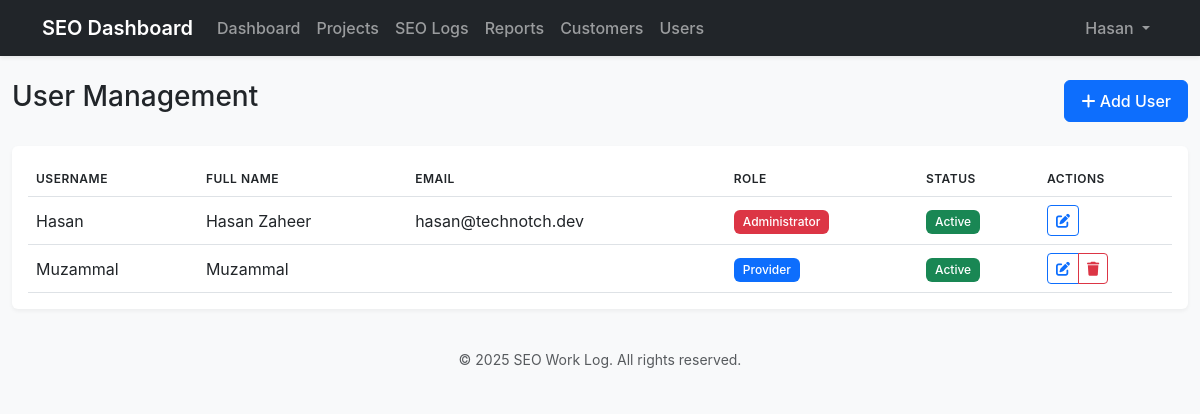
The page /users/ (signed in) on the database as committed earlier.
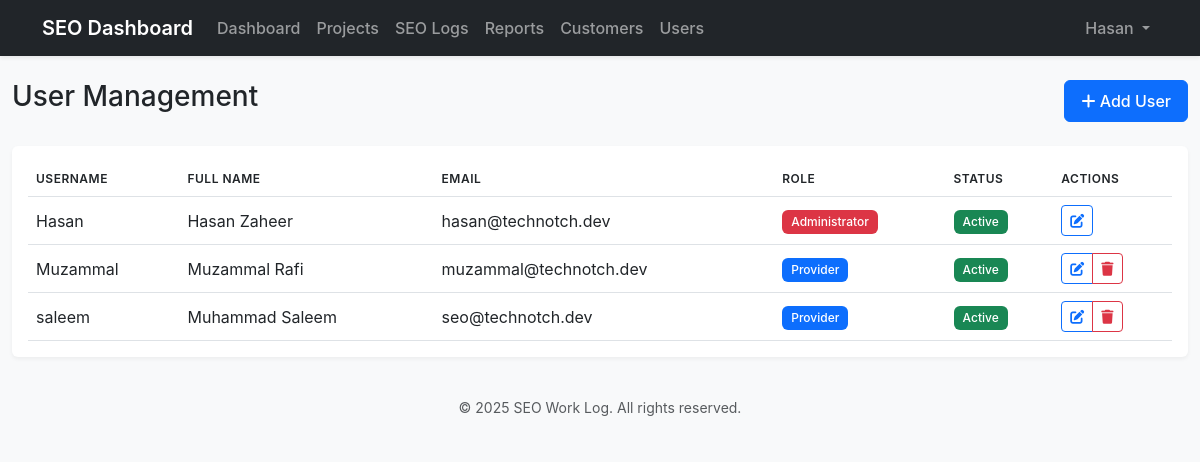
The same page on the database as committed later.
### core/models.py (models this page shows, shortened)
class CustomUser(AbstractUser):
    ROLE_CHOICES = [
        ('admin', 'Administrator'),
        ('provider', 'Provider'),
        ('customer', 'Customer'),
    ]
    role = models.CharField(max_length=10, choices=ROLE_CHOICES, default='customer')
    def get_full_name(self):
        full_name = f"{self.first_name} {self.last_name}".strip()
        return full_name if full_name else self.username

### core/views.py (the view)
# urls.py: path('users/', views.user_list, name='user_list'),
@login_required
@role_required(['admin'])
def user_list(request):
    users = CustomUser.objects.all().order_by('username')
    return render(request, 'core/user_list.html', {
        'title': 'User Management',
        'users': users,
    })

### core/views.py (called while the page is built)
def role_required(roles):
    def decorator(view_func):
        @wraps(view_func)
        def _wrapped_view(request, *args, **kwargs):
            if request.user.role not in roles:
                messages.error(request, "You don't have permission to access this page.")
                return redirect('dashboard')
            return view_func(request, *args, **kwargs)
        return _wrapped_view
    return decorator

### core/templates/core/user_list.html (shortened to what this page needs)
{% extends 'core/base.html' %}
{% load static %}
{% block content %}
<div class="container-fluid py-4">
    <div class="row mb-4">
        <div class="col-12">
            <div class="d-flex justify-content-between align-items-center">
                <h1 class="h3">{{ title }}</h1>
                <a href="{% url 'user_add' %}" class="btn btn-primary">
                    <i class="fas fa-plus"></i> Add User
                </a>
            </div>
        </div>
    </div>
    <div class="row">
        <div class="col-12">
            <div class="card border-0 shadow-sm">
                <div class="card-body">
                    {% if users %}
                    <div class="table-responsive">
                        <table class="table table-hover">
                            <thead>
                                <tr>
                                    <th>Username</th>
                                    <th>Full Name</th>
                                    <th>Email</th>
                                    <th>Role</th>
                                    <th>Status</th>
                                    <th>Actions</th>
                                </tr>
                            </thead>
                            <tbody>
                                {% for user in users %}
                                <tr>
                                    <td>{{ user.username }}</td>
                                    <td>{{ user.get_full_name }}</td>
                                    <td>{{ user.email }}</td>
                                    <td>
                                        {% if user.role == 'admin' %}
                                        <span class="badge bg-danger">Administrator</span>
                                        {% elif user.role == 'provider' %}
                                        <span class="badge bg-primary">Provider</span>
                                        {% else %}
                                        <span class="badge bg-success">Customer</span>
                                        {% endif %}
                                    </td>
                                    <td>
                                        {% if user.is_active %}
                                        <span class="badge bg-success">Active</span>
                                        {% else %}
                                        <span class="badge bg-danger">Inactive</span>
                                        {% endif %}
                                    </td>
                                    <td>
                                        <div class="btn-group">
                                            <a href="{% url 'user_edit' pk=user.pk %}" class="btn btn-sm btn-outline-primary">
                                                <i class="fas fa-edit"></i>
                                            </a>
                                            {% if user != request.user %}
                                            <button type="button" class="btn btn-sm btn-outline-danger"
                                                    data-bs-toggle="modal" data-bs-target="#deleteModal"
                                                    data-user-id="{{ user.pk }}"
                                                    data-username="{{ user.username }}">
                                                <i class="fas fa-trash"></i>
                                            </button>
                                            {% endif %}
                                        </div>
                                    </td>
                                </tr>
                                {% endfor %}
                            </tbody>
                        </table>
                    </div>
                    {% else %}
                    <p class="text-center text-muted my-5">No users found.</p>
                    {% endif %}
                </div>
            </div>
        </div>
    </div>
</div>
{% endblock %}

### core/templates/core/base.html (shortened to what this page needs)
{% load static %}
<!DOCTYPE html>
<html lang="en">
<head>
    <link href="https://cdn.jsdelivr.net/npm/bootstrap@5.3.0/dist/css/bootstrap.min.css" rel="stylesheet">
    <link href="https://cdnjs.cloudflare.com/ajax/libs/font-awesome/6.0.0/css/all.min.css" rel="stylesheet">
    <link href="{% static 'css/style.css' %}" rel="stylesheet">
</head>
<body>
    <nav class="navbar navbar-expand-lg navbar-dark bg-dark">
        <div class="container">
            <a class="navbar-brand" href="{% url 'dashboard' %}">SEO Dashboard</a>
            <div class="collapse navbar-collapse" id="navbarNav">
                {% if user.is_authenticated %}
                    <ul class="navbar-nav me-auto">
                        <li class="nav-item">
                            <a class="nav-link" href="{% url 'dashboard' %}">Dashboard</a>
                        </li>
                        <li class="nav-item">
                            <a class="nav-link" href="{% url 'projects' %}">Projects</a>
                        </li>
                        <li class="nav-item">
                            <a class="nav-link" href="{% url 'seo_logs' %}">SEO Logs</a>
                        </li>
                        <li class="nav-item">
                            <a class="nav-link" href="{% url 'report_list' %}">Reports</a>
                        </li>
                        {% if user.role == 'admin' %}
                        <li class="nav-item">
                            <a class="nav-link" href="{% url 'customers' %}">Customers</a>
                        </li>
                        <li class="nav-item">
                            <a class="nav-link" href="{% url 'user_list' %}">Users</a>
                        </li>
                        {% endif %}
                    </ul>
                    <ul class="navbar-nav ms-auto">
                        <li class="nav-item dropdown">
                            <a class="nav-link dropdown-toggle" href="#" role="button" data-bs-toggle="dropdown">
                                {{ user.username }}
                            </a>
                        </li>
                    </ul>
                {% endif %}
            </div>
        </div>
    </nav>
    <main>
        {% block content %}{% endblock %}
    </main>
    <footer class="footer mt-auto py-3 bg-light">
        <div class="container text-center">
            <span class="text-muted">© {% now "Y" %} SEO Work Log. All rights reserved.</span>
        </div>
    </footer>
</body>
</html>

Rows that differ between the two databases and show on the page:
changed CustomUser "Muzammal": get_full_name "Muzammal" → "Muzammal Rafi"; email (not shown) → "muzammal@technotch.dev"
added CustomUser: username "saleem", get_full_name "Muhammad Saleem", email "seo@technotch.dev", role "Provider", is_active "Active"
